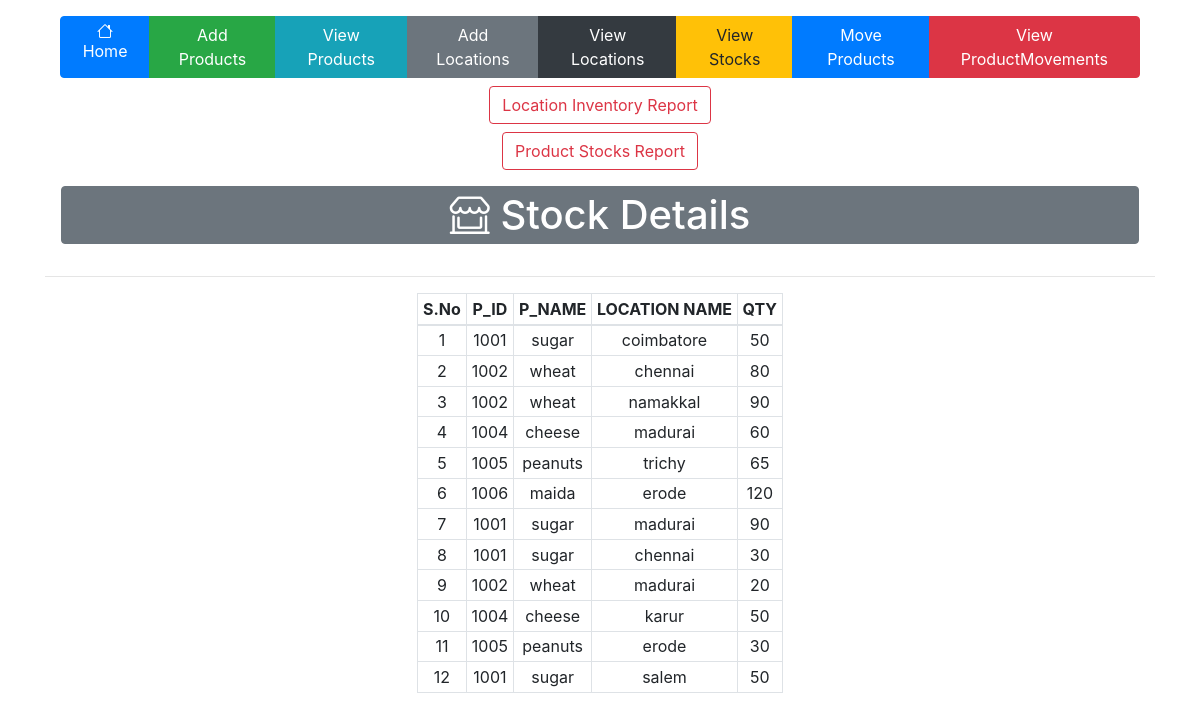
Before: /view_stocks with the older database file.
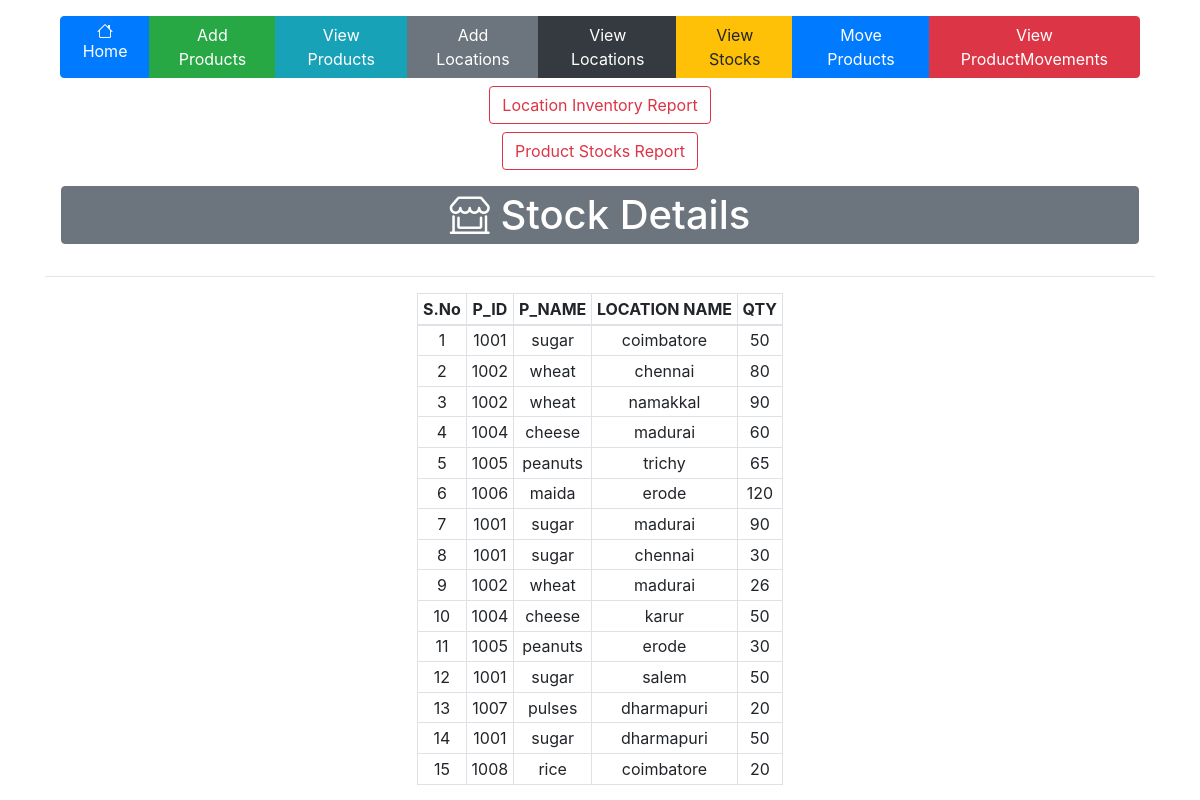
After: the same page with the newer database file.
### tables this page shows
CREATE TABLE stocks (
    P_ID INTEGER,
    P_NAME TEXT,
    L_NAME TEXT,
    QTY INTEGER,
    PRIMARY KEY (P_ID, L_NAME)
);

### app.py (the view)
@app.route('/view_stocks')
def view_stocks():
    con=sql.connect("inventory.db")
    con.row_factory=sql.Row
    cur=con.cursor()
    cur.execute("select * from stocks")
    data=cur.fetchall()
    return render_template("view_stocks.html",datas=data)

### templates/view_stocks.html
{% extends 'layout.html' %}
{% block body %}
    <div class="d-flex justify-content-between align-items-center mb-3">
        <div class="flex-grow-1 text-center">
            <h1 class="border border-secondary m-3 p-1 bg-secondary text-white rounded bolder"><i class="bi bi-shop-window"></i> Stock Details</h1>
        </div>
    </div>
        <hr>
        <table class="table table-bordered  table-sm mx-auto w-auto text-center">
            <thead >
                <th>S.No</th>
                <th>P_ID</th>
                <th>P_NAME</th>
                <th>LOCATION NAME</th>
                <th>QTY</th>
            </thead>
            <tbody>
                {% for row in datas %}
                    <tr>
                        <td>{{loop.index}}</td>
                        <td>{{row.P_ID}}</td>
                        <td>{{row.P_NAME}}</td>
                        <td>{{row.L_NAME}}</td>
                        <td>{{row.QTY}}</td>
                    </tr>
                {% endfor %}
            </tbody>
        </table>
{% endblock %}

### templates/layout.html (shortened to what this page needs)
<html lang="en">
<head>
    <link rel="stylesheet" href="https://cdn.jsdelivr.net/npm/bootstrap@4.6.2/dist/css/bootstrap.min.css">
    <link rel="stylesheet" href="https://cdn.jsdelivr.net/npm/bootstrap-icons@1.12.1/font/bootstrap-icons.min.css">
</head>
<body>
    <div class="container pt-3">
        <div class="container text-center">
            <div class="btn-group" role="group" aria-label="Navigation Buttons">
                <a href="{{url_for('index')}}" class="btn btn-primary"><i class="bi bi-house"></i> Home</a>
                <a href="{{ url_for('add_products')}}" class="btn btn-success">Add Products</a>
                <a href="{{ url_for('view_products')}}" class="btn btn-info">View Products</a>
                <a href="{{ url_for('add_locations')}}" class="btn btn-secondary">Add Locations</a>
                <a href="{{ url_for('view_locations')}}" class="btn btn-dark">View Locations</a>
                <a href="{{url_for('view_stocks')}}" class="btn btn-warning">View Stocks</a>
                <a href="{{url_for('move_products')}}" class="btn btn-primary">Move Products</a>
                <a href="{{url_for('view_productmovements')}}" class="btn btn-danger">View ProductMovements</a>
            </div>
        </div>
        <div class="mt-2 text-center">
            <a href="{{ url_for('report')}}" class="btn btn-outline-danger">Location Inventory Report</a>
        </div>
        <div class="mt-2 text-center">
            <a href="{{ url_for('product_report')}}" class="btn btn-outline-danger">Product Stocks Report</a>
        </div>
        {% block body %}
        {% endblock %}
    </div>
</body>
</html>

Changed rows visible on the page:
changed stocks (number 9 of 15 on the later page): QTY "20" → "26"
added stocks: P_ID "1007", P_NAME "pulses", L_NAME "dharmapuri", QTY "20"
added stocks: P_ID "1001", P_NAME "sugar", L_NAME "dharmapuri", QTY "50"
added stocks: P_ID "1008", P_NAME "rice", L_NAME "coimbatore", QTY "20"
